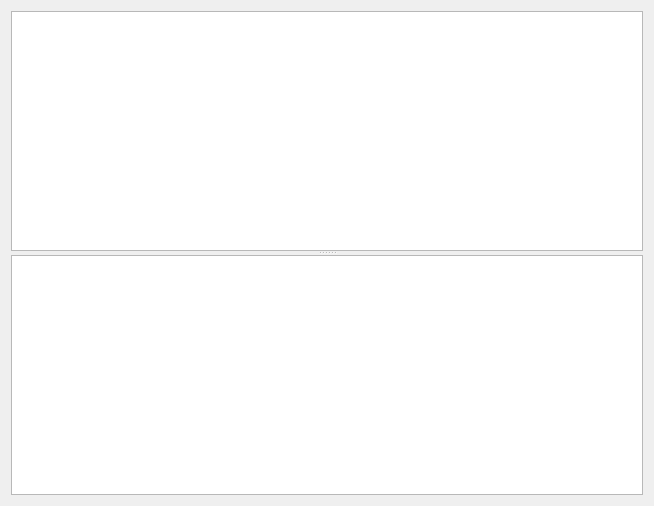
<?xml version="1.0" encoding="UTF-8"?>
<ui version="4.0">
 <class>LocaleInspector</class>
 <widget class="QWidget" name="LocaleInspector">
  <property name="geometry">
   <rect>
    <x>0</x>
    <y>0</y>
    <width>654</width>
    <height>506</height>
   </rect>
  </property>
  <property name="windowTitle">
   <string>Form</string>
  </property>
  <layout class="QVBoxLayout" name="verticalLayout">
   <item>
    <widget class="QSplitter" name="splitter">
     <property name="orientation">
      <enum>Qt::Vertical</enum>
     </property>
     <widget class="QTableView" name="accessorTable"/>
     <widget class="QTableView" name="localeTable"/>
    </widget>
   </item>
  </layout>
 </widget>
 <resources/>
 <connections/>
</ui>
